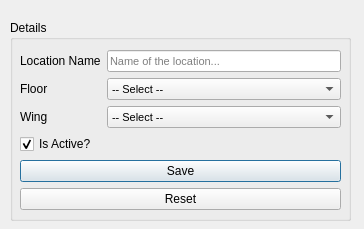
<?xml version="1.0" encoding="UTF-8"?>
<ui version="4.0">
 <class>Dialog</class>
 <widget class="QDialog" name="Dialog">
  <property name="windowModality">
   <enum>Qt::ApplicationModal</enum>
  </property>
  <property name="geometry">
   <rect>
    <x>0</x>
    <y>0</y>
    <width>364</width>
    <height>229</height>
   </rect>
  </property>
  <property name="windowTitle">
   <string>Dialog</string>
  </property>
  <widget class="QGroupBox" name="details_box">
   <property name="geometry">
    <rect>
     <x>10</x>
     <y>20</y>
     <width>341</width>
     <height>201</height>
    </rect>
   </property>
   <property name="title">
    <string>Details</string>
   </property>
   <widget class="QWidget" name="formLayoutWidget">
    <property name="geometry">
     <rect>
      <x>10</x>
      <y>30</y>
      <width>321</width>
      <height>171</height>
     </rect>
    </property>
    <layout class="QFormLayout" name="formLayout">
     <item row="0" column="0">
      <widget class="QLabel" name="loc_label_2">
       <property name="text">
        <string>Location Name</string>
       </property>
      </widget>
     </item>
     <item row="0" column="1">
      <widget class="QLineEdit" name="loc_entry">
       <property name="font">
        <font>
         <pointsize>8</pointsize>
        </font>
       </property>
       <property name="styleSheet">
        <string notr="true"/>
       </property>
       <property name="placeholderText">
        <string>Name of the location...</string>
       </property>
      </widget>
     </item>
     <item row="1" column="0">
      <widget class="QLabel" name="flr_label_2">
       <property name="text">
        <string>Floor</string>
       </property>
      </widget>
     </item>
     <item row="1" column="1">
      <widget class="QComboBox" name="flr_combo">
       <property name="font">
        <font>
         <pointsize>8</pointsize>
        </font>
       </property>
       <property name="styleSheet">
        <string notr="true"/>
       </property>
       <item>
        <property name="text">
         <string>-- Select --</string>
        </property>
       </item>
       <item>
        <property name="text">
         <string>Basement</string>
        </property>
       </item>
       <item>
        <property name="text">
         <string>1st Floor</string>
        </property>
       </item>
       <item>
        <property name="text">
         <string>2nd Floor</string>
        </property>
       </item>
       <item>
        <property name="text">
         <string>3rd Floor</string>
        </property>
       </item>
       <item>
        <property name="text">
         <string>4th Floor</string>
        </property>
       </item>
       <item>
        <property name="text">
         <string>5th Floor</string>
        </property>
       </item>
       <item>
        <property name="text">
         <string>6th Floor</string>
        </property>
       </item>
       <item>
        <property name="text">
         <string>7th Floor</string>
        </property>
       </item>
       <item>
        <property name="text">
         <string>8th Floor</string>
        </property>
       </item>
       <item>
        <property name="text">
         <string>9th Floor</string>
        </property>
       </item>
       <item>
        <property name="text">
         <string>10th Floor</string>
        </property>
       </item>
       <item>
        <property name="text">
         <string>11th Floor</string>
        </property>
       </item>
      </widget>
     </item>
     <item row="2" column="1">
      <widget class="QComboBox" name="wing_combo">
       <property name="font">
        <font>
         <pointsize>8</pointsize>
        </font>
       </property>
       <property name="styleSheet">
        <string notr="true"/>
       </property>
       <item>
        <property name="text">
         <string>-- Select --</string>
        </property>
       </item>
       <item>
        <property name="text">
         <string>A Wing</string>
        </property>
       </item>
       <item>
        <property name="text">
         <string>B Wing</string>
        </property>
       </item>
      </widget>
     </item>
     <item row="2" column="0">
      <widget class="QLabel" name="wing_label_2">
       <property name="text">
        <string>Wing</string>
       </property>
      </widget>
     </item>
     <item row="3" column="0" colspan="2">
      <widget class="QCheckBox" name="loc_active">
       <property name="font">
        <font>
         <strikeout>false</strikeout>
        </font>
       </property>
       <property name="text">
        <string>Is Active?</string>
       </property>
       <property name="checked">
        <bool>true</bool>
       </property>
      </widget>
     </item>
     <item row="4" column="0" colspan="2">
      <widget class="QPushButton" name="loc_save_btn">
       <property name="text">
        <string>Save</string>
       </property>
      </widget>
     </item>
     <item row="5" column="0" colspan="2">
      <widget class="QPushButton" name="loc_reset_btn">
       <property name="text">
        <string>Reset</string>
       </property>
      </widget>
     </item>
    </layout>
   </widget>
  </widget>
 </widget>
 <resources/>
 <connections/>
</ui>
